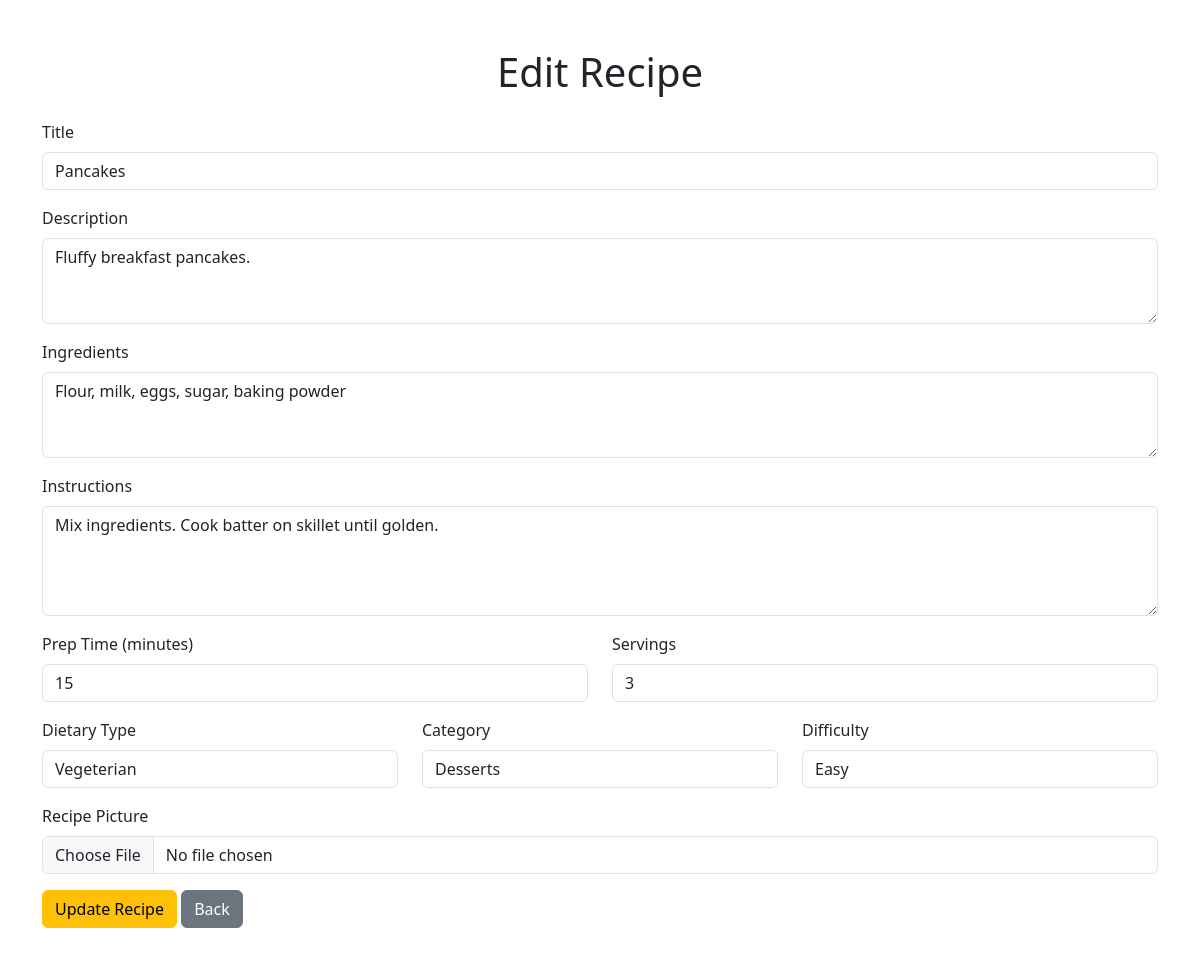
Page /functions/update.php?id=4&type=recipe (signed in) on the committed database.
### tables this page shows
CREATE TABLE IF NOT EXISTS `recipes` (
  `id` int NOT NULL AUTO_INCREMENT,
  `title` varchar(255) NOT NULL,
  `description` text,
  `recipe_picture` varchar(255) DEFAULT NULL,
  `ingredients` text NOT NULL,
  `instructions` longtext NOT NULL,
  `prep_time` int NOT NULL,
  `dietary_type` enum('Vegeterian','Non-vegeterian','Vegan') NOT NULL,
  `category` enum('Chicken meals','Vegetables','Desserts','Fish meals') DEFAULT NULL,
  `created_at` timestamp NULL DEFAULT CURRENT_TIMESTAMP,
  `updated_at` timestamp NULL DEFAULT CURRENT_TIMESTAMP ON UPDATE CURRENT_TIMESTAMP,
  `difficulty` enum('Easy','Medium','Complicated') DEFAULT NULL,
  `servings` int NOT NULL,
  `author_id` int DEFAULT NULL,
  PRIMARY KEY (`id`),
  KEY `fk_recipes_author` (`author_id`)
);

### functions/update.php (the view, shortened to what this page needs)
<?php
require_once "../components/db_connect.php";
$backBtn = "../Pages/landingpage.php";
if (isset($_SESSION["adm"])) {
    $backBtn = "admin_dashboard.php";
} elseif (isset($_SESSION["user"])) {
    $backBtn = "../functions/user_dashboard.php";
}
$id = $_GET["id"] ?? '';
$type = $_GET["type"] ?? '';
if ($type == 'user') {
    $sql = "SELECT * FROM users WHERE id = $id";
    $result = mysqli_query($connect, $sql);
    $row = mysqli_fetch_assoc($result);
    if (isset($_POST["update"])) {
        $fname = mysqli_real_escape_string($connect, $_POST["fname"]);
        $lname = mysqli_real_escape_string($connect, $_POST["lname"]);
        $email = mysqli_real_escape_string($connect, $_POST["email"]);
        $picture = fileUpload($_FILES["picture"]);
        if ($_FILES["picture"]["error"] == 0) {
            if ($row["user_image"] != "avatar.png" && !empty($row["user_image"])) {
                $filePath = "../pictures/{$row["user_image"]}";
                if (file_exists($filePath)) {
                    unlink($filePath);
                }
            }
            $sql = "UPDATE users SET first_name = '$fname', last_name = '$lname', user_image = '$picture[0]', email = '$email' WHERE id = {$id}";
        } else {
            $sql = "UPDATE users SET first_name = '$fname', last_name = '$lname', email = '$email' WHERE id = {$id}";
        }
        if (mysqli_query($connect, $sql)) {
            echo "<div class='alert alert-success' role='alert'>User profile has been updated, {$picture[1]}</div>";
            header("refresh: 3; url=$backBtn");
        } else {
            echo "<div class='alert alert-danger' role='alert'>Error found, {$picture[1]}</div>";
        }
    }
} elseif ($type == 'recipe') {
    $sql = "SELECT * FROM recipes WHERE id = $id";
    $result = mysqli_query($connect, $sql);
    $row = mysqli_fetch_assoc($result);
}
?>
<!doctype html>
<html lang="en">
<head>
    <link href="https://cdn.jsdelivr.net/npm/bootstrap@5.3.0/dist/css/bootstrap.min.css" rel="stylesheet">
</head>
<body>
    <div class="container mt-5 mb-5">
        <?php if ($type == 'user'): ?>
            <h1 class="text-center mb-4">Edit Profile</h1>
            <form method="post" autocomplete="off" enctype="multipart/form-data">
                <div class="mb-3 mt-3">
                    <label for="fname" class="form-label">First name</label>
                    <input type="text" class="form-control" id="fname" name="fname" placeholder="First name" value="<?= htmlspecialchars($row["first_name"] ?? '') ?>" required>
                </div>
                <div class="mb-3">
                    <label for="lname" class="form-label">Last name</label>
                    <input type="text" class="form-control" id="lname" name="lname" placeholder="Last name" value="<?= htmlspecialchars($row["last_name"] ?? '') ?>" required>
                </div>
                <div class="mb-3">
                    <label for="picture" class="form-label">Profile picture</label>
                    <input type="file" class="form-control" id="picture" name="picture">
                </div>
                <div class="mb-3">
                    <label for="email" class="form-label">Email address</label>
                    <input type="email" class="form-control" id="email" name="email" placeholder="Email address" value="<?= htmlspecialchars($row["email"] ?? '') ?>" required>
                </div>
                <button name="update" type="submit" class="btn btn-warning">Update Profile</button>
                <a href="<?= $backBtn ?>" class="btn btn-secondary">Back</a>
            </form>
        <?php elseif ($type == 'recipe'): ?>
            <h1 class="text-center mb-4">Edit Recipe</h1>
            <form method="post" autocomplete="off" enctype="multipart/form-data">
                <div class="mb-3 mt-3">
                    <label for="title" class="form-label">Title</label>
                    <input type="text" class="form-control" id="title" name="title" placeholder="Recipe Title" value="<?= htmlspecialchars($row["title"] ?? '') ?>" required>
                </div>
                <div class="mb-3">
                    <label for="description" class="form-label">Description</label>
                    <textarea class="form-control" id="description" name="description" rows="3" required><?= htmlspecialchars($row["description"] ?? '') ?></textarea>
                </div>
                <div class="mb-3">
                    <label for="ingredients" class="form-label">Ingredients</label>
                    <textarea class="form-control" id="ingredients" name="ingredients" rows="3" required><?= htmlspecialchars($row["ingredients"] ?? '') ?></textarea>
                </div>
                <div class="mb-3">
                    <label for="instructions" class="form-label">Instructions</label>
                    <textarea class="form-control" id="instructions" name="instructions" rows="4" required><?= htmlspecialchars($row["instructions"] ?? '') ?></textarea>
                </div>
                <div class="row">
                    <div class="col-md-6 mb-3">
                        <label for="prep_time" class="form-label">Prep Time (minutes)</label>
                        <input type="number" class="form-control" id="prep_time" name="prep_time" value="<?= htmlspecialchars($row["prep_time"] ?? '') ?>" required>
                    </div>
                    <div class="col-md-6 mb-3">
                        <label for="servings" class="form-label">Servings</label>
                        <input type="number" class="form-control" id="servings" name="servings" value="<?= htmlspecialchars($row["servings"] ?? '') ?>" required>
                    </div>
                </div>
                <div class="row">
                    <div class="col-md-4 mb-3">
                        <label for="dietary_type" class="form-label">Dietary Type</label>
                        <select class="form-control" id="dietary_type" name="dietary_type">
                            <option value="Vegeterian" <?= (isset($row["dietary_type"]) && $row["dietary_type"] == 'Vegeterian') ? 'selected' : '' ?>>Vegeterian</option>
                        </select>
                    </div>
                    <div class="col-md-4 mb-3">
                        <label for="category" class="form-label">Category</label>
                        <select class="form-control" id="category" name="category">
                            <option value="Desserts" <?= (isset($row["category"]) && $row["category"] == 'Desserts') ? 'selected' : '' ?>>Desserts</option>
                        </select>
                    </div>
                    <div class="col-md-4 mb-3">
                        <label for="difficulty" class="form-label">Difficulty</label>
                        <select class="form-control" id="difficulty" name="difficulty">
                            <option value="Easy" <?= (isset($row["difficulty"]) && $row["difficulty"] == 'Easy') ? 'selected' : '' ?>>Easy</option>
                        </select>
                    </div>
                </div>
                <div class="mb-3">
                    <label for="recipe_picture" class="form-label">Recipe Picture</label>
                    <input type="file" class="form-control" id="recipe_picture" name="recipe_picture">
                </div>
                <button name="update" type="submit" class="btn btn-warning">Update Recipe</button>
                <a href="<?= $backBtn ?>" class="btn btn-secondary">Back</a>
            </form>
        <?php endif; ?>
    </div>
</body>
</html>

### rows in the picture
recipes: title "Pancakes", description "Fluffy breakfast pancakes.", ingredients "Flour, milk, eggs, sugar, baking powder", instructions "Mix ingredients. Cook batter on skillet until golden.", prep_time "15", servings "3", dietary_type "Vegeterian", category "Desserts", difficulty "Easy"
